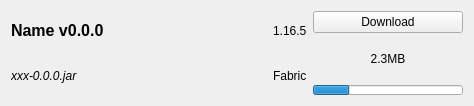
<?xml version="1.0" encoding="UTF-8"?>
<ui version="4.0">
 <class>CurseforgeFileItemWidget</class>
 <widget class="QWidget" name="CurseforgeFileItemWidget">
  <property name="geometry">
   <rect>
    <x>0</x>
    <y>0</y>
    <width>474</width>
    <height>106</height>
   </rect>
  </property>
  <property name="windowTitle">
   <string>Form</string>
  </property>
  <layout class="QGridLayout" name="gridLayout">
   <item row="0" column="0">
    <widget class="QLabel" name="displayNameText">
     <property name="sizePolicy">
      <sizepolicy hsizetype="Expanding" vsizetype="Preferred">
       <horstretch>0</horstretch>
       <verstretch>0</verstretch>
      </sizepolicy>
     </property>
     <property name="font">
      <font>
       <pointsize>12</pointsize>
       <weight>75</weight>
       <bold>true</bold>
      </font>
     </property>
     <property name="text">
      <string>Name v0.0.0</string>
     </property>
    </widget>
   </item>
   <item row="0" column="2" rowspan="2">
    <layout class="QVBoxLayout" name="verticalLayout_2">
     <item>
      <widget class="QPushButton" name="downloadButton">
       <property name="sizePolicy">
        <sizepolicy hsizetype="Fixed" vsizetype="Fixed">
         <horstretch>0</horstretch>
         <verstretch>0</verstretch>
        </sizepolicy>
       </property>
       <property name="minimumSize">
        <size>
         <width>150</width>
         <height>0</height>
        </size>
       </property>
       <property name="maximumSize">
        <size>
         <width>150</width>
         <height>16777215</height>
        </size>
       </property>
       <property name="text">
        <string>Download</string>
       </property>
      </widget>
     </item>
     <item>
      <widget class="QLabel" name="downloadSpeedText">
       <property name="sizePolicy">
        <sizepolicy hsizetype="Preferred" vsizetype="Preferred">
         <horstretch>0</horstretch>
         <verstretch>0</verstretch>
        </sizepolicy>
       </property>
       <property name="text">
        <string>2.3MB</string>
       </property>
       <property name="alignment">
        <set>Qt::AlignCenter</set>
       </property>
      </widget>
     </item>
     <item>
      <widget class="QProgressBar" name="downloadProgress">
       <property name="sizePolicy">
        <sizepolicy hsizetype="Fixed" vsizetype="Minimum">
         <horstretch>0</horstretch>
         <verstretch>0</verstretch>
        </sizepolicy>
       </property>
       <property name="minimumSize">
        <size>
         <width>150</width>
         <height>0</height>
        </size>
       </property>
       <property name="maximumSize">
        <size>
         <width>150</width>
         <height>10</height>
        </size>
       </property>
       <property name="value">
        <number>24</number>
       </property>
       <property name="textVisible">
        <bool>false</bool>
       </property>
      </widget>
     </item>
    </layout>
   </item>
   <item row="1" column="0">
    <widget class="QLabel" name="fileNameText">
     <property name="sizePolicy">
      <sizepolicy hsizetype="Expanding" vsizetype="Preferred">
       <horstretch>0</horstretch>
       <verstretch>0</verstretch>
      </sizepolicy>
     </property>
     <property name="font">
      <font>
       <italic>true</italic>
      </font>
     </property>
     <property name="text">
      <string>xxx-0.0.0.jar</string>
     </property>
     <property name="openExternalLinks">
      <bool>true</bool>
     </property>
    </widget>
   </item>
   <item row="0" column="1" rowspan="2">
    <layout class="QVBoxLayout" name="verticalLayout">
     <item>
      <widget class="QLabel" name="gameVersionText">
       <property name="sizePolicy">
        <sizepolicy hsizetype="Fixed" vsizetype="Preferred">
         <horstretch>0</horstretch>
         <verstretch>0</verstretch>
        </sizepolicy>
       </property>
       <property name="font">
        <font>
         <pointsize>9</pointsize>
        </font>
       </property>
       <property name="text">
        <string>1.16.5</string>
       </property>
      </widget>
     </item>
     <item>
      <widget class="QLabel" name="loaderTypeText">
       <property name="sizePolicy">
        <sizepolicy hsizetype="Fixed" vsizetype="Preferred">
         <horstretch>0</horstretch>
         <verstretch>0</verstretch>
        </sizepolicy>
       </property>
       <property name="font">
        <font>
         <pointsize>9</pointsize>
        </font>
       </property>
       <property name="text">
        <string>Fabric</string>
       </property>
      </widget>
     </item>
    </layout>
   </item>
  </layout>
 </widget>
 <resources/>
 <connections/>
</ui>
